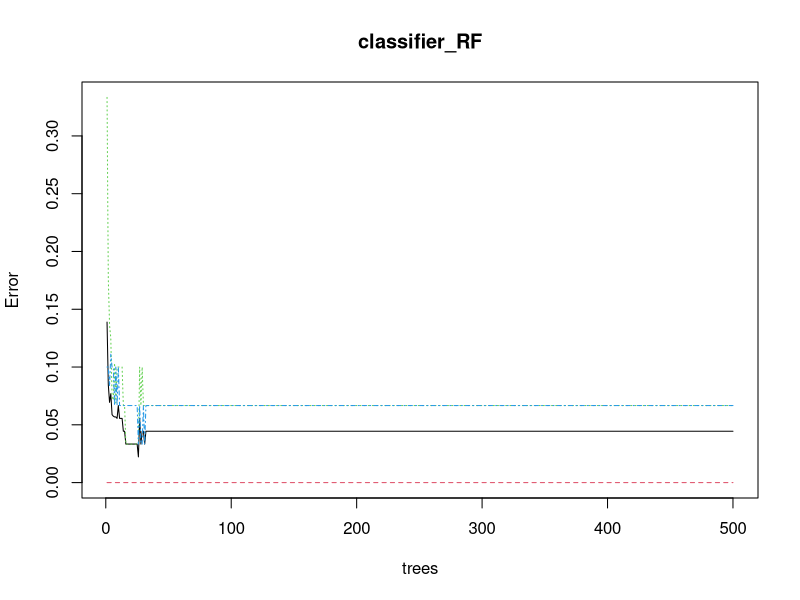
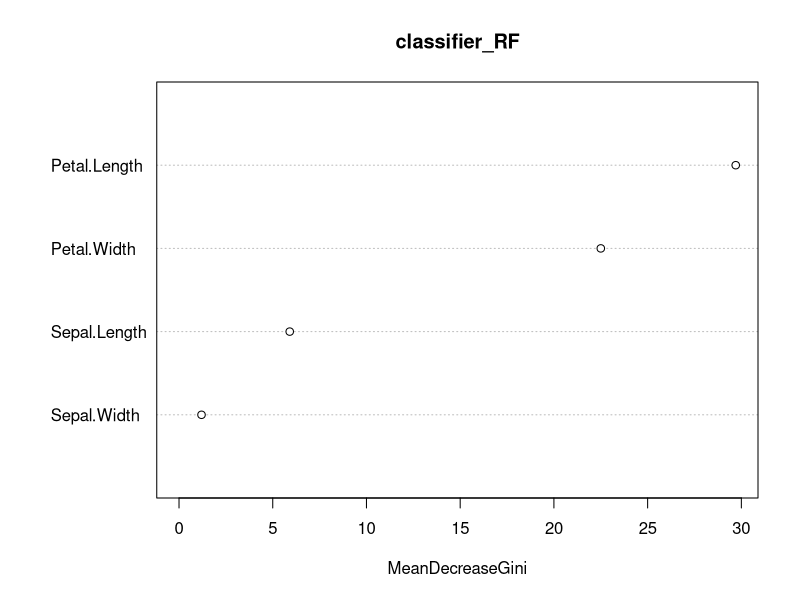

The R script that drew these images, in order:
#install.packages("caTools")
#install.packages("randomForest")
library(caTools)
library(randomForest)

data(iris)
str(iris)

split = sample.split(iris, SplitRatio = 0.7)
training_data = subset(iris, split == TRUE)
testing_data = subset(iris, split == FALSE)

# Fitting Random Forest to the train dataset
# What does seed function do in R?
# seed() function in R is used to create reproducible results when 
# writing code that involves creating variables that take on random values.
set.seed(120) # Setting seed
classifier_RF = randomForest(x = training_data[-5], y = training_data$Species, ntree = 500)
classifier_RF

# Predicting the Test set results
y_pred = predict(classifier_RF, testing_data[-5])

# Confusion Matrix
table(testing_data$Species, y_pred)

plot(classifier_RF)        # Plotting model
importance(classifier_RF)  # Importance plot
varImpPlot(classifier_RF)  # Variable importance plot
